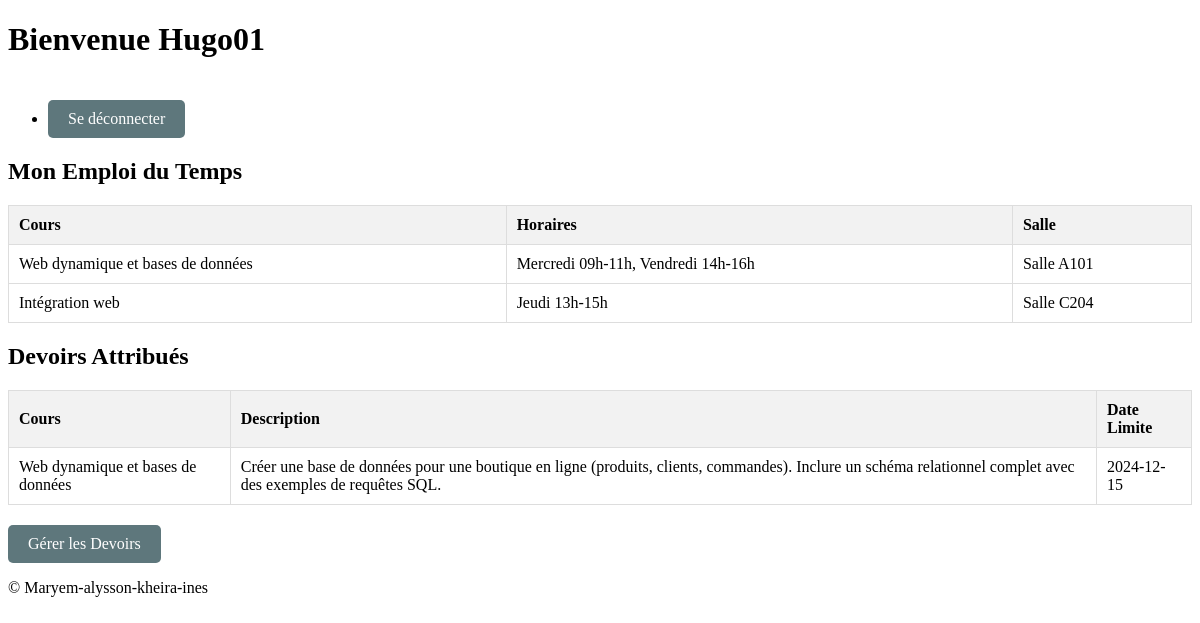
Screenshot of /index.php (signed in) with the database file from the repository.
### tables this page shows
CREATE TABLE `cours` (
  `id` int(11) NOT NULL,
  `nom` varchar(255) NOT NULL,
  `code` int(11) NOT NULL,
  `credits` int(11) NOT NULL,
  `formation` enum('LP','DEUST','BOTH') DEFAULT 'BOTH',
  `horaires_dates` text DEFAULT NULL,
  `salle_classe` varchar(255) DEFAULT NULL,
  `semestre` int(1) NOT NULL
);

CREATE TABLE `devoirs` (
  `id_devoir` int(11) NOT NULL,
  `id_cours` int(11) NOT NULL,
  `description` text NOT NULL,
  `date_limite` date NOT NULL,
  `modifiable` tinyint(1) DEFAULT 1
);

### index.php (the view, shortened to what this page needs)
<?php
include('inc.connexion.php');
$user_id = $_SESSION['user_id'];
$query = "SELECT role FROM enseignants WHERE id = :user_id";
$stmt = $bdd->prepare($query);
$stmt->bindParam(':user_id', $user_id, PDO::PARAM_INT);
$stmt->execute();
$role_data = $stmt->fetch(PDO::FETCH_ASSOC);
$role = $role_data['role'];
function getCourses() {
    global $bdd;
    $query = "SELECT c.id, c.nom, c.horaires_dates, c.salle_classe, e.identifiant AS professeur
              FROM cours c
              JOIN cours_enseignants ce ON c.id = ce.id_cours
              JOIN enseignants e ON ce.id_prof = e.id";
    $stmt = $bdd->prepare($query);
    $stmt->execute();
    return $stmt->fetchAll(PDO::FETCH_ASSOC);
}
function getTeacherCourses() {
    global $bdd;
    $query = "
        SELECT
            e.id AS enseignant_id,
            e.identifiant AS enseignant,
            c.nom AS cours_nom,
            c.code AS cours_code,
            c.credits AS cours_credits
        FROM enseignants e
        JOIN cours_enseignants ce ON e.id = ce.id_prof
        JOIN cours c ON ce.id_cours = c.id";
    $stmt = $bdd->prepare($query);
    $stmt->execute();
    return $stmt->fetchAll(PDO::FETCH_ASSOC);
}
$teacher_courses = getTeacherCourses();
function getTeacherSchedule($user_id) {
    global $bdd;
    $query = "SELECT c.nom, c.horaires_dates, c.salle_classe
              FROM cours c
              JOIN cours_enseignants ce ON c.id = ce.id_cours
              WHERE ce.id_prof = :user_id";
    $stmt = $bdd->prepare($query);
    $stmt->bindParam(':user_id', $user_id, PDO::PARAM_INT);
    $stmt->execute();
    return $stmt->fetchAll(PDO::FETCH_ASSOC);
}
$courses = getCourses();
$teacher_schedule = getTeacherSchedule($user_id);
?>
<!DOCTYPE html>
<html lang="fr">
<head>
    <link rel="stylesheet" href="assets/style.css">
</head>
<body>
<header>
    <h1>Bienvenue <?php echo htmlspecialchars($_SESSION['username']); ?></h1>
    <nav>
        <ul>
            <li><a class="btn" href="session_deconnexion.php">Se déconnecter</a></li>
        </ul>
    </nav>
</header>
<main>
     <?php if ($role === 'admin') { ?>
        <section>
            <h2>Gestion des Cours</h2>
            <table>
                <thead>
                    <tr>
                        <th>Cours</th>
                        <th>Horaires</th>
                        <th>Professeur</th>
                    </tr>
                </thead>
                <tbody>
                    <?php foreach ($courses as $course) { ?>
                        <tr>
                            <td><?php echo htmlspecialchars($course['nom']); ?></td>
                            <td><?php echo htmlspecialchars($course['horaires_dates']); ?></td>
                            <td><?php echo htmlspecialchars($course['professeur']); ?></td>
                        </tr>
                    <?php } ?>
                </tbody>
            </table>
        </section>
        <section>
    <h2>Liste des Enseignants et Cours</h2>
    <table>
        <thead>
            <tr>
                <th>Enseignant</th>
                <th>Nom du Cours</th>
                <th>Code</th>
                <th>Crédits</th>
            </tr>
        </thead>
        <tbody>
            <?php foreach ($teacher_courses as $course) { ?>
                <tr>
                    <td><?php echo htmlspecialchars($course['enseignant']); ?></td>
                    <td><?php echo htmlspecialchars($course['cours_nom']); ?></td>
                    <td><?php echo htmlspecialchars($course['cours_code']); ?></td>
                    <td><?php echo htmlspecialchars($course['cours_credits']); ?></td>
                </tr>
            <?php } ?>
        </tbody>
    </table>
    <div>
                <a class="btn" href="gestion_cours.php">Gestion des cours</a>
                <a class="btn" href="gestion_enseignants.php">Gestion des Enseignants</a>
            </div>
</section>
    <?php } elseif ($role === 'prof') { ?>
        <section>
            <h2>Mon Emploi du Temps</h2>
            <table>
                <thead>
                    <tr>
                        <th>Cours</th>
                        <th>Horaires</th>
                        <th>Salle</th>
                    </tr>
                </thead>
                <tbody>
                    <?php foreach ($teacher_schedule as $course) { ?>
                        <tr>
                            <td><?php echo htmlspecialchars($course['nom']); ?></td>
                            <td><?php echo htmlspecialchars($course['horaires_dates']); ?></td>
                            <td><?php echo htmlspecialchars($course['salle_classe']); ?></td>
                        </tr>
                    <?php } ?>
                </tbody>
            </table>
        </section>
        <section>
    <h2>Devoirs Attribués</h2>
    <table>
        <thead>
            <tr>
                <th>Cours</th>
                <th>Description</th>
                <th>Date Limite</th>
            </tr>
        </thead>
        <tbody>
            <?php
            function getTeacherAssignments($user_id) {
                global $bdd;
                $query = "SELECT d.description, d.date_limite, c.nom AS cours, e.identifiant AS enseignant
                          FROM devoirs d
                          JOIN cours c ON d.id_cours = c.id
                          JOIN cours_enseignants ce ON c.id = ce.id_cours
                          JOIN enseignants e ON ce.id_prof = e.id
                          WHERE ce.id_prof = :user_id";
                $stmt = $bdd->prepare($query);
                $stmt->bindParam(':user_id', $user_id, PDO::PARAM_INT);
                $stmt->execute();
                return $stmt->fetchAll(PDO::FETCH_ASSOC);
            }
            $teacher_assignments = getTeacherAssignments($user_id);
            if (empty($teacher_assignments)) { ?>
                <tr>
                    <td colspan="4">Aucun devoir attribué pour l'instant.</td>
                </tr>
            <?php } else {
                foreach ($teacher_assignments as $assignment) { ?>
                    <tr>
                        <td><?php echo htmlspecialchars($assignment['cours']); ?></td>
                        <td><?php echo htmlspecialchars($assignment['description']); ?></td>
                        <td><?php echo htmlspecialchars($assignment['date_limite']); ?></td>
                    </tr>
                <?php }
            } ?>
        </tbody>
    </table>
    <a class="btn" href="cours-enseignants.php">Gérer les Devoirs</a>
</section>
    <?php } ?>
</main>
<footer>
        <p>&copy; Maryem-alysson-kheira-ines</p>
    </footer>
</body>
</html>

### assets/style.css (style rules this page uses)
table { width: 100%; border-collapse: collapse; }
th, td { border: 1px solid #ddd; padding: 10px; text-align: left; }
th { background-color: #f2f2f2; }
.btn { display: inline-block; background-color: #5e777c; color: #fff; padding: 10px 20px; border-radius: 5px; text-decoration: none; margin-top: 20px; }

### rows the page displays
cours: nom "Web dynamique et bases de données", horaires_dates "Mercredi 09h-11h, Vendredi 14h-16h", salle_classe "Salle A101"
cours: nom "Intégration web", horaires_dates "Jeudi 13h-15h", salle_classe "Salle C204"
devoirs: id_cours.nom "Web dynamique et bases de données", description "Créer une base de données pour une boutique en ligne (produits, clients, commandes). Inclure un schéma relationnel complet avec des exemples de requêtes SQL.", date_limite "2024-12-15"

### other values shown
$_SESSION['username'] "Hugo01"
